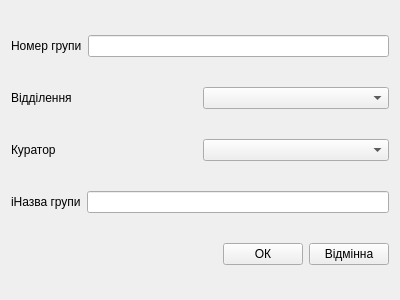
<?xml version="1.0" encoding="UTF-8"?>
<ui version="4.0">
 <class>GroupInputForm</class>
 <widget class="QWidget" name="GroupInputForm">
  <property name="geometry">
   <rect>
    <x>0</x>
    <y>0</y>
    <width>400</width>
    <height>300</height>
   </rect>
  </property>
  <property name="windowTitle">
   <string>Form</string>
  </property>
  <layout class="QVBoxLayout" name="verticalLayout">
   <item>
    <layout class="QHBoxLayout" name="horizontalLayout_3">
     <item>
      <widget class="QLabel" name="label">
       <property name="text">
        <string>Номер групи</string>
       </property>
      </widget>
     </item>
     <item>
      <widget class="QLineEdit" name="groupNumber"/>
     </item>
    </layout>
   </item>
   <item>
    <layout class="QHBoxLayout" name="horizontalLayout_4">
     <item>
      <layout class="QHBoxLayout" name="horizontalLayout_2">
       <item>
        <widget class="QLabel" name="label_2">
         <property name="text">
          <string>Відділення</string>
         </property>
        </widget>
       </item>
       <item>
        <widget class="QComboBox" name="boxDepartments"/>
       </item>
      </layout>
     </item>
    </layout>
   </item>
   <item>
    <layout class="QHBoxLayout" name="horizontalLayout_6">
     <item>
      <widget class="QLabel" name="label_4">
       <property name="text">
        <string>Куратор</string>
       </property>
      </widget>
     </item>
     <item>
      <widget class="QComboBox" name="boxCurator"/>
     </item>
    </layout>
   </item>
   <item>
    <layout class="QHBoxLayout" name="horizontalLayout_5">
     <item>
      <widget class="QLabel" name="label_3">
       <property name="text">
        <string>іНазва групи</string>
       </property>
      </widget>
     </item>
     <item>
      <widget class="QLineEdit" name="hroupName"/>
     </item>
    </layout>
   </item>
   <item>
    <layout class="QHBoxLayout" name="horizontalLayout">
     <item>
      <spacer name="horizontalSpacer">
       <property name="orientation">
        <enum>Qt::Horizontal</enum>
       </property>
       <property name="sizeHint" stdset="0">
        <size>
         <width>40</width>
         <height>20</height>
        </size>
       </property>
      </spacer>
     </item>
     <item>
      <widget class="QPushButton" name="btn_ok">
       <property name="text">
        <string>ОК</string>
       </property>
      </widget>
     </item>
     <item>
      <widget class="QPushButton" name="btn_cancel">
       <property name="text">
        <string>Відмінна</string>
       </property>
      </widget>
     </item>
    </layout>
   </item>
  </layout>
 </widget>
 <resources/>
 <connections/>
</ui>
